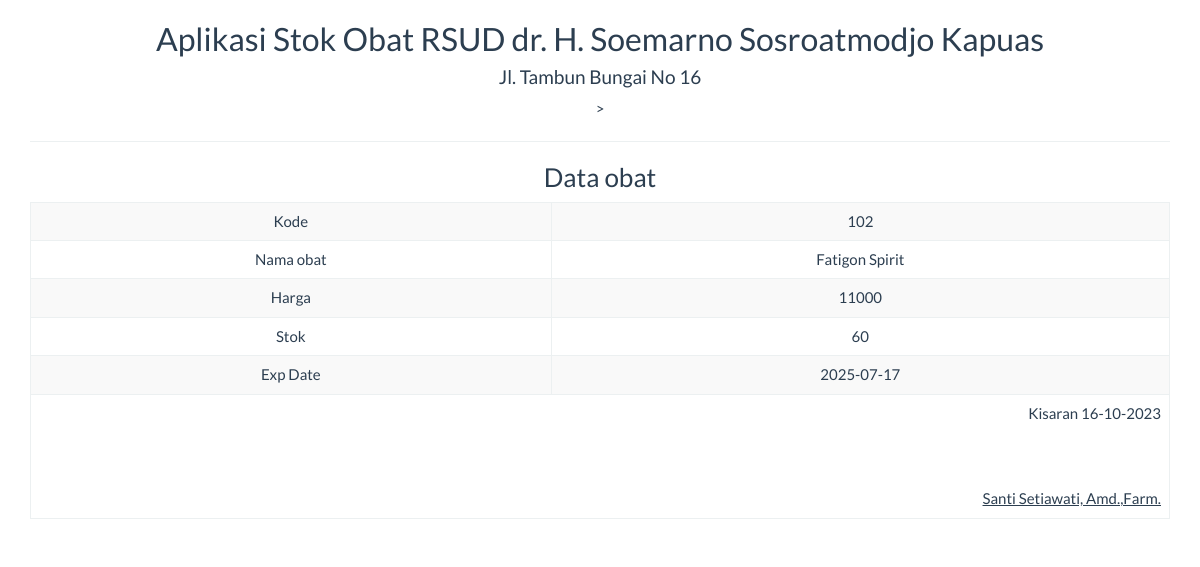
/report/obat_satu.php?kode=102, run on the app's committed database.
### tables this page shows
CREATE TABLE `tbl_obat` (
  `kode` int(20) NOT NULL,
  `nama_obat` varchar(50) NOT NULL,
  `harga` int(20) NOT NULL,
  `stok` int(10) NOT NULL,
  `exp_date` date NOT NULL
);

### report/obat_satu.php (the view, shortened to what this page needs)
<!DOCTYPE html>
<html>
    <head>
        <link href="../Assets/css/bootstrap.min.css" rel="stylesheet" type="text/css"/>
    </head>
    <body onload="print()">
        <?php
        include '../config/koneksi.php';
        $sql = "SELECT * FROM tbl_obat WHERE kode='" . $_GET ['kode'] . "'";
        $query = mysqli_query($koneksi, $sql) or die("SQL Detail error");
        $data = mysqli_fetch_array($query);
        ?>
        <div class="container">
            <div class='row'>
                <div class="col-sm-12">
                    <div class="text-center">
                        <h2>Aplikasi Stok Obat RSUD dr. H. Soemarno Sosroatmodjo Kapuas</h2>
                        <h4>Jl. Tambun Bungai No 16</h4>>
                        <hr>
                        <h3>Data obat</h3>
                        <table class="table table-bordered table-striped table-hover">
                            <tbody>
								<tr>
                                    <td>Kode</td> <td><?= $data['kode'] ?></td>
                                </tr>
                                <tr>
                                    <td>Nama obat</td> <td><?= $data['nama_obat'] ?></td>
                                </tr>
								<tr>
                                    <td>Harga</td> <td><?= $data['harga'] ?></td>
                                </tr>
								<tr>
                                    <td>Stok</td> <td><?= $data['stok'] ?></td>
                                </tr>
                                <tr>
                                    <td>Exp Date</td> <td><?= $data['exp_date'] ?></td>
                                </tr>
                            </tbody>
                            <tfoot>
                                <tr>
                                    <td colspan="2" class="text-right">
                                        Kisaran  <?= date("d-m-Y") ?>
                                        <br><br><br><br>
                                        <u>Santi Setiawati, Amd.,Farm.<strong></u><br>
									</td>
								</tr>
							</tfoot>
                        </table>
                    </div>
                </div>
            </div>
    </body>
</html>

### data on the page
tbl_obat: kode "102", nama_obat "Fatigon Spirit", harga "11000", stok "60", exp_date "2025-07-17"
